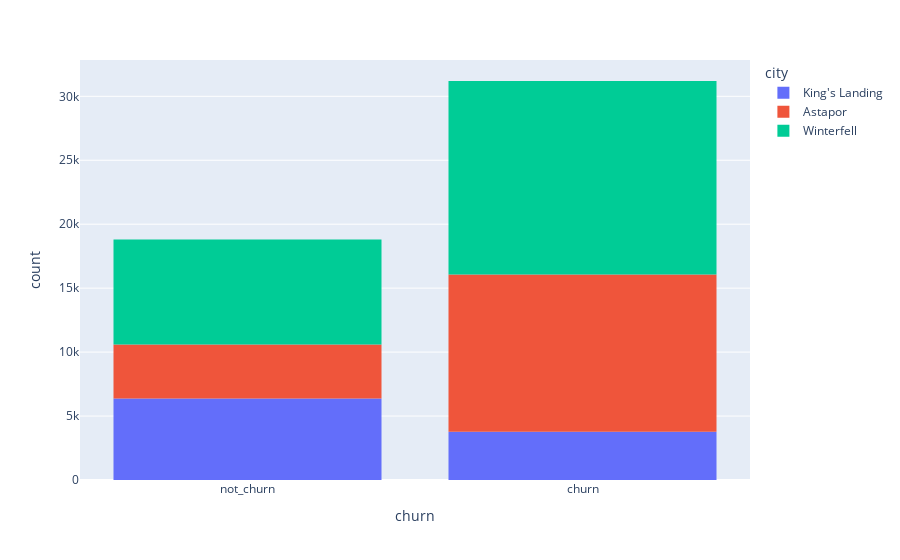

Notebook code cell kept with this figure:
### Markdown cell above
## 3. Проверим влияние города на churn

### Code cell
fig = px.histogram(df[['churn', 'city']].dropna(), x='churn', 
                   color='city')
fig.show()

### Figure 1 — Plotly figure (JSON) as saved in the notebook; plotly's stock layout.template omitted (floating-point values rounded to 4 significant figures; data arrays with more than 128 entries replaced by an {"elided": "..."} marker saying what was removed)
{"data": [{"alignmentgroup": "True", "bingroup": "x", "hovertemplate": "city=King's Landing<br>churn=%{x}<br>count=%{y}<extra></extra>", "legendgroup": "King's Landing", "marker": {"color": "#636efa"}, "name": "King's Landing", "offsetgroup": "King's Landing", "orientation": "v", "showlegend": true, "type": "histogram", "x": {"elided": "10130 str values"}, "xaxis": "x", "yaxis": "y"}, {"alignmentgroup": "True", "bingroup": "x", "hovertemplate": "city=Astapor<br>churn=%{x}<br>count=%{y}<extra></extra>", "legendgroup": "Astapor", "marker": {"color": "#EF553B"}, "name": "Astapor", "offsetgroup": "Astapor", "orientation": "v", "showlegend": true, "type": "histogram", "x": {"elided": "16534 str values"}, "xaxis": "x", "yaxis": "y"}, {"alignmentgroup": "True", "bingroup": "x", "hovertemplate": "city=Winterfell<br>churn=%{x}<br>count=%{y}<extra></extra>", "legendgroup": "Winterfell", "marker": {"color": "#00cc96"}, "name": "Winterfell", "offsetgroup": "Winterfell", "orientation": "v", "showlegend": true, "type": "histogram", "x": {"elided": "23336 str values"}, "xaxis": "x", "yaxis": "y"}], "layout": {"barmode": "relative", "legend": {"title": {"text": "city"}, "tracegroupgap": 0}, "margin": {"t": 60}, "xaxis": {"anchor": "y", "domain": [0, 1], "title": {"text": "churn"}}, "yaxis": {"anchor": "x", "domain": [0, 1], "title": {"text": "count"}}}}
